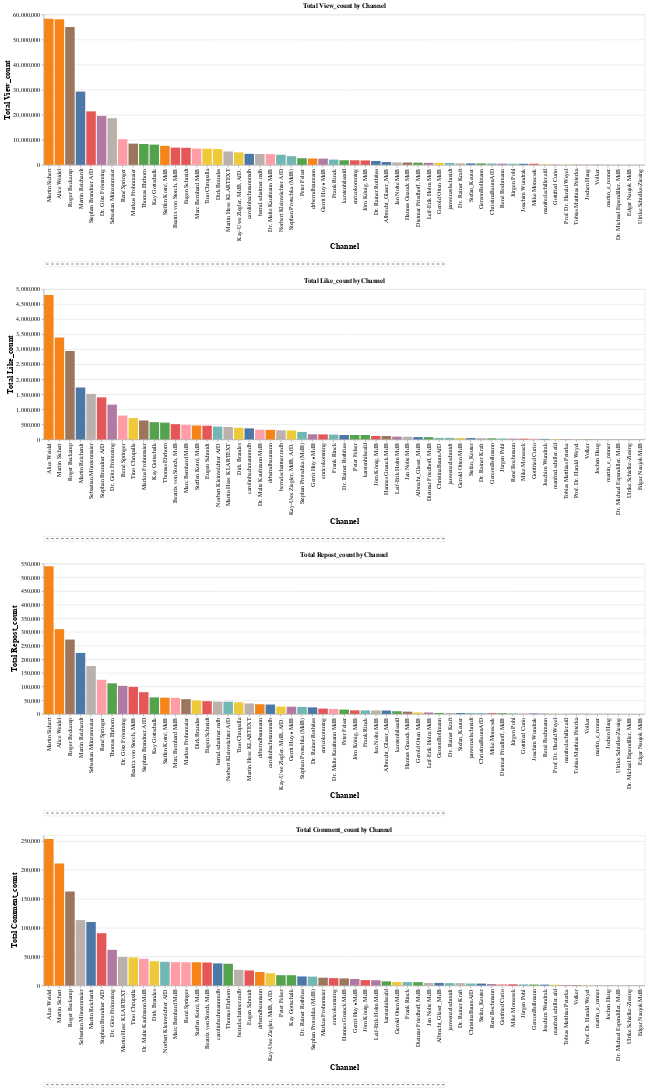

Notebook source saved alongside this figure:
### Markdown cell above
## 67 Kanäle und 10144 Videos


### How much is the fish?
#### Wer hat die meistern Likes,Kommentare,Repost oder Views ?

Das Skript vergleicht verschiedene TikTok-Kanäle anhand der Metriken "view_count", "like_count", "repost_count" und "comment_count". Es summiert die Werte jeder Metrik für jeden Kanal und erstellt für jede Metrik ein eigenes Balkendiagramm. Die Diagramme zeigen, wie die einzelnen Kanäle in Bezug auf diese Interaktionen abschneiden.

### Code cell
import altair as alt
import pandas as pd

# Summe für jede Metrik pro Channel berechnen
columns_to_plot = ["view_count", "like_count", "repost_count", "comment_count"]
aggregated_data = (
    df.groupby("channel")[columns_to_plot].sum().reset_index()
    .melt(id_vars="channel", var_name="metric", value_name="value")
)

# Interaktive Balkendiagramme erstellen
charts = []
for metric in columns_to_plot:
    chart = (
        alt.Chart(aggregated_data[aggregated_data["metric"] == metric])
        .mark_bar()
        .encode(
            x=alt.X("channel:O", title="Channel", sort="-y"),
            y=alt.Y("value:Q", title=f"Total {metric.capitalize()}"),
            color=alt.Color("channel:N", legend=None),
            tooltip=[
                alt.Tooltip("channel:N", title="Channel"),
                alt.Tooltip("value:Q", title=f"Total {metric.capitalize()}"),
            ],
        )
        .properties(
            title=f"Total {metric.capitalize()} by Channel",
            height=300,  # Höhe für besseres Layout
            width=1200    # Breite für bessere Darstellung
        )
    )
    # Trennelement: Linie unter dem Chart
    separator = (
        alt.Chart(pd.DataFrame({"y": [0]}))
        .mark_rule(strokeDash=[5, 5], size=1)
        .encode(y=alt.Y("y:Q", axis=None))
        .properties(height=10, width=800)
    )
    charts.extend([chart, separator])

# Subplots mit Trennelementen darstellen
final_chart = alt.vconcat(*charts).resolve_scale(color="independent")

# Konfiguration auf das gesamte Diagramm anwenden
final_chart = final_chart.configure_axis(
    labelFontSize=12,  # Schriftgröße der Achsenbeschriftung
    titleFontSize=16   # Schriftgröße des Achsentitels
)

final_chart

### Figure 1 — Vega-Lite specification as saved in the notebook (floating-point values rounded to 4 significant figures)
{"config": {"view": {"continuousWidth": 300, "continuousHeight": 300}, "axis": {"labelFontSize": 12, "titleFontSize": 16}}, "vconcat": [{"data": {"name": "data-c150cc529256baf28d5811c02a158a8c"}, "mark": {"type": "bar"}, "encoding": {"color": {"field": "channel", "legend": null, "type": "nominal"}, "tooltip": [{"field": "channel", "title": "Channel", "type": "nominal"}, {"field": "value", "title": "Total View_count", "type": "quantitative"}], "x": {"field": "channel", "sort": "-y", "title": "Channel", "type": "ordinal"}, "y": {"field": "value", "title": "Total View_count", "type": "quantitative"}}, "height": 300, "title": "Total View_count by Channel", "width": 1200}, {"data": {"name": "data-a0a55d106695e8d630baff0f16eee66d"}, "mark": {"type": "rule", "size": 1, "strokeDash": [5, 5]}, "encoding": {"y": {"axis": null, "field": "y", "type": "quantitative"}}, "height": 10, "width": 800}, {"data": {"name": "data-cbe44bd9bdff02d9170df78975f6b235"}, "mark": {"type": "bar"}, "encoding": {"color": {"field": "channel", "legend": null, "type": "nominal"}, "tooltip": [{"field": "channel", "title": "Channel", "type": "nominal"}, {"field": "value", "title": "Total Like_count", "type": "quantitative"}], "x": {"field": "channel", "sort": "-y", "title": "Channel", "type": "ordinal"}, "y": {"field": "value", "title": "Total Like_count", "type": "quantitative"}}, "height": 300, "title": "Total Like_count by Channel", "width": 1200}, {"data": {"name": "data-a0a55d106695e8d630baff0f16eee66d"}, "mark": {"type": "rule", "size": 1, "strokeDash": [5, 5]}, "encoding": {"y": {"axis": null, "field": "y", "type": "quantitative"}}, "height": 10, "width": 800}, {"data": {"name": "data-70dfd9cc8dcb894346267e61032fe9e0"}, "mark": {"type": "bar"}, "encoding": {"color": {"field": "channel", "legend": null, "type": "nominal"}, "tooltip": [{"field": "channel", "title": "Channel", "type": "nominal"}, {"field": "value", "title": "Total Repost_count", "type": "quantitative"}], "x": {"field": "channel", "sort": "-y", "title": "Channel", "type": "ordinal"}, "y": {"field": "value", "title": "Total Repost_count", "type": "quantitative"}}, "height": 300, "title": "Total Repost_count by Channel", "width": 1200}, {"data": {"name": "data-a0a55d106695e8d630baff0f16eee66d"}, "mark": {"type": "rule", "size": 1, "strokeDash": [5, 5]}, "encoding": {"y": {"axis": null, "field": "y", "type": "quantitative"}}, "height": 10, "width": 800}, {"data": {"name": "data-c742cb6d1a62993ac2d159e196d2f02d"}, "mark": {"type": "bar"}, "encoding": {"color": {"field": "channel", "legend": null, "type": "nominal"}, "tooltip": [{"field": "channel", "title": "Channel", "type": "nominal"}, {"field": "value", "title": "Total Comment_count", "type": "quantitative"}], "x": {"field": "channel", "sort": "-y", "title": "Channel", "type": "ordinal"}, "y": {"field": "value", "title": "Total Comment_count", "type": "quantitative"}}, "height": 300, "title": "Total Comment_count by Channel", "width": 1200}, {"data": {"name": "data-a0a55d106695e8d630baff0f16eee66d"}, "mark": {"type": "rule", "size": 1, "strokeDash": [5, 5]}, "encoding": {"y": {"axis": null, "field": "y", "type": "quantitative"}}, "height": 10, "width": 800}], "resolve": {"scale": {"color": "independent"}}, "$schema": "https://vega.github.io/schema/vega-lite/v5.17.0.json", "datasets": {"data-c150cc529256baf28d5811c02a158a8c": [{"channel": "Albrecht_Glaser_MdB", "metric": "view_count", "value": 1107390}, {"channel": "Alice Weidel", "metric": "view_count", "value": 58108800}, {"channel": "Beatrix von Storch, MdB", "metric": "view_count", "value": 6874641}, {"channel": "ChristinaBaumAfD", "metric": "view_count", "value": 535235}, {"channel": "Dietmar Friedhoff, MdB", "metric": "view_count", "value": 872898}, {"channel": "Dirk Brandes", "metric": "view_count", "value": 6324023}, {"channel": "Dr. Götz Frömming", "metric": "view_count", "value": 19545305}, {"channel": "Dr. Malte Kaufmann MdB", "metric": "view_count", "value": 4278434}, {"channel": "Dr. Michael Espendiller, MdB", "metric": "view_count", "value": 5595}, {"channel": "Dr. Rainer Kraft", "metric": "view_count", "value": 598998}, {"channel": "Dr. Rainer Rothfuss", "metric": "view_count", "value": 1550060}, {"channel": "Edgar Naujok MdB", "metric": "view_count", "value": 2553}, {"channel": "Eugen Schmidt", "metric": "view_count", "value": 6795891}, {"channel": "Frank Rinck", "metric": "view_count", "value": 2090311}, {"channel": "GereonBollmann", "metric": "view_count", "value": 558891}, {"channel": "Gerold Otten MdB", "metric": "view_count", "value": 798896}, {"channel": "Gerrit Huy ▪︎ MdB", "metric": "view_count", "value": 2469541}, {"channel": "Gottfried Curio", "metric": "view_count", "value": 207724}, {"channel": "Hannes Gnauck MdB", "metric": "view_count", "value": 932526}, {"channel": "Jan Nolte MdB", "metric": "view_count", "value": 962407}, {"channel": "Joachim Wundrak", "metric": "view_count", "value": 435061}, {"channel": "Jochen Haug", "metric": "view_count", "value": 69915}, {"channel": "Jörn König, MdB", "metric": "view_count", "value": 1756712}, {"channel": "Jürgen Pohl", "metric": "view_count", "value": 446769}, {"channel": "Kay Gottschalk", "metric": "view_count", "value": 8077936}, {"channel": "Kay-Uwe Ziegler, MdB, AfD.", "metric": "view_count", "value": 4969984}, {"channel": "Leif-Erik Holm MdB", "metric": "view_count", "value": 801785}, {"channel": "Marc Bernhard MdB", "metric": "view_count", "value": 6466308}, {"channel": "Markus Frohnmaier", "metric": "view_count", "value": 8468137}, {"channel": "Martin Hess: KLARTEXT", "metric": "view_count", "value": 5335239}, {"channel": "Martin Reichardt", "metric": "view_count", "value": 29244044}, {"channel": "Martin Sichert", "metric": "view_count", "value": 58280784}, {"channel": "Mike Monscsek", "metric": "view_count", "value": 434322}, {"channel": "Norbert Kleinwächter AfD", "metric": "view_count", "value": 4028488}, {"channel": "Peter Felser", "metric": "view_count", "value": 2634855}, {"channel": "Prof. Dr. Harald Weyel", "metric": "view_count", "value": 110968}, {"channel": "René Bochmann", "metric": "view_count", "value": 477543}, {"channel": "René Springer", "metric": "view_count", "value": 10193249}, {"channel": "Roger Beckamp", "metric": "view_count", "value": 55011646}, {"channel": "Sebastian Münzenmaier", "metric": "view_count", "value": 18639602}, {"channel": "Stefan_Keuter", "metric": "view_count", "value": 571940}, {"channel": "Steffen Kotré, MdB", "metric": "view_count", "value": 7584650}, {"channel": "Stephan Brandner AfD", "metric": "view_count", "value": 21343926}, {"channel": "Stephan Protschka (MdB)", "metric": "view_count", "value": 3451248}, {"channel": "Thomas Ehrhorn", "metric": "view_count", "value": 8323484}, {"channel": "Tino Chrupalla", "metric": "view_count", "value": 6443352}, {"channel": "Tobias Matthias Peterka", "metric": "view_count", "value": 95237}, {"channel": "Ulrike Schielke-Ziesing", "metric": "view_count", "value": 2223}, {"channel": "Volker", "metric": "view_count", "value": 65010}, {"channel": "bernd.schattner.mdb", "metric": "view_count", "value": 4329751}, {"channel": "carolinbachmannmdb", "metric": "view_count", "value": 4388621}, {"channel": "drberndbaumann", "metric": "view_count", "value": 2531659}, {"channel": "enricokomning", "metric": "view_count", "value": 1808251}, {"channel": "janwenzelschmidt", "metric": "view_count", "value": 760105}, {"channel": "karstenhilseafd", "metric": "view_count", "value": 1822847}, {"channel": "manfred.schiller.afd", "metric": "view_count", "value": 214371}, {"channel": "martin_e_renner", "metric": "view_count", "value": 22711}], "data-a0a55d106695e8d630baff0f16eee66d": [{"y": 0}], "data-cbe44bd9bdff02d9170df78975f6b235": [{"channel": "Albrecht_Glaser_MdB", "metric": "like_count", "value": 74213}, {"channel": "Alice Weidel", "metric": "like_count", "value": 4800462}, {"channel": "Beatrix von Storch, MdB", "metric": "like_count", "value": 505391}, {"channel": "ChristinaBaumAfD", "metric": "like_count", "value": 49369}, {"channel": "Dietmar Friedhoff, MdB", "metric": "like_count", "value": 73613}, {"channel": "Dirk Brandes", "metric": "like_count", "value": 386819}, {"channel": "Dr. Götz Frömming", "metric": "like_count", "value": 1155361}, {"channel": "Dr. Malte Kaufmann MdB", "metric": "like_count", "value": 322800}, {"channel": "Dr. Michael Espendiller, MdB", "metric": "like_count", "value": 781}, {"channel": "Dr. Rainer Kraft", "metric": "like_count", "value": 41952}, {"channel": "Dr. Rainer Rothfuss", "metric": "like_count", "value": 146127}, {"channel": "Edgar Naujok MdB", "metric": "like_count", "value": 128}, {"channel": "Eugen Schmidt", "metric": "like_count", "value": 455382}, {"channel": "Frank Rinck", "metric": "like_count", "value": 160558}, {"channel": "GereonBollmann", "metric": "like_count", "value": 34763}, {"channel": "Gerold Otten MdB", "metric": "like_count", "value": 48428}, {"channel": "Gerrit Huy ▪︎ MdB", "metric": "like_count", "value": 168878}, {"channel": "Gottfried Curio", "metric": "like_count", "value": 22632}, {"channel": "Hannes Gnauck MdB", "metric": "like_count", "value": 111486}, {"channel": "Jan Nolte MdB", "metric": "like_count", "value": 86603}, {"channel": "Joachim Wundrak", "metric": "like_count", "value": 16626}, {"channel": "Jochen Haug", "metric": "like_count", "value": 3878}, {"channel": "Jörn König, MdB", "metric": "like_count", "value": 112366}, {"channel": "Jürgen Pohl", "metric": "like_count", "value": 30823}, {"channel": "Kay Gottschalk", "metric": "like_count", "value": 573207}, {"channel": "Kay-Uwe Ziegler, MdB, AfD.", "metric": "like_count", "value": 297464}, {"channel": "Leif-Erik Holm MdB", "metric": "like_count", "value": 92299}, {"channel": "Marc Bernhard MdB", "metric": "like_count", "value": 483254}, {"channel": "Markus Frohnmaier", "metric": "like_count", "value": 629126}, {"channel": "Martin Hess: KLARTEXT", "metric": "like_count", "value": 411591}, {"channel": "Martin Reichardt", "metric": "like_count", "value": 1725965}, {"channel": "Martin Sichert", "metric": "like_count", "value": 3388790}, {"channel": "Mike Monscsek", "metric": "like_count", "value": 24130}, {"channel": "Norbert Kleinwächter AfD", "metric": "like_count", "value": 425797}, {"channel": "Peter Felser", "metric": "like_count", "value": 145521}, {"channel": "Prof. Dr. Harald Weyel", "metric": "like_count", "value": 7088}, {"channel": "René Bochmann", "metric": "like_count", "value": 24531}, {"channel": "René Springer", "metric": "like_count", "value": 792953}, {"channel": "Roger Beckamp", "metric": "like_count", "value": 2937537}, {"channel": "Sebastian Münzenmaier", "metric": "like_count", "value": 1513161}, {"channel": "Stefan_Keuter", "metric": "like_count", "value": 43139}, {"channel": "Steffen Kotré, MdB", "metric": "like_count", "value": 462075}, {"channel": "Stephan Brandner AfD", "metric": "like_count", "value": 1398215}, {"channel": "Stephan Protschka (MdB)", "metric": "like_count", "value": 248431}, {"channel": "Thomas Ehrhorn", "metric": "like_count", "value": 558054}, {"channel": "Tino Chrupalla", "metric": "like_count", "value": 709651}, {"channel": "Tobias Matthias Peterka", "metric": "like_count", "value": 9620}, {"channel": "Ulrike Schielke-Ziesing", "metric": "like_count", "value": 247}, {"channel": "Volker", "metric": "like_count", "value": 7084}, {"channel": "bernd.schattner.mdb", "metric": "like_count", "value": 300857}, {"channel": "carolinbachmannmdb", "metric": "like_count", "value": 366232}, {"channel": "drberndbaumann", "metric": "like_count", "value": 315764}, {"channel": "enricokomning", "metric": "like_count", "value": 165277}, {"channel": "janwenzelschmidt", "metric": "like_count", "value": 48996}, {"channel": "karstenhilseafd", "metric": "like_count", "value": 144795}, {"channel": "manfred.schiller.afd", "metric": "like_count", "value": 10790}, {"channel": "martin_e_renner", "metric": "like_count", "value": 1976}], "data-70dfd9cc8dcb894346267e61032fe9e0": [{"channel": "Albrecht_Glaser_MdB", "metric": "repost_count", "value": 12462}, {"channel": "Alice Weidel", "metric": "repost_count", "value": 310138}, {"channel": "Beatrix von Storch, MdB", "metric": "repost_count", "value": 98923}, {"channel": "ChristinaBaumAfD", "metric": "repost_count", "value": 3030}, {"channel": "Dietmar Friedhoff, MdB", "metric": "repost_count", "value": 2632}, {"channel": "Dirk Brandes", "metric": "repost_count", "value": 48941}, {"channel": "Dr. Götz Frömming", "metric": "repost_count", "value": 102712}, {"channel": "Dr. Malte Kaufmann MdB", "metric": "repost_count", "value": 18246}, {"channel": "Dr. Michael Espendiller, MdB", "metric": "repost_count", "value": 13}, {"channel": "Dr. Rainer Kraft", "metric": "repost_count", "value": 3643}, {"channel": "Dr. Rainer Rothfuss", "metric": "repost_count", "value": 24026}, {"channel": "Edgar Naujok MdB", "metric": "repost_count", "value": 6}, {"channel": "Eugen Schmidt", "metric": "repost_count", "value": 46582}, {"channel": "Frank Rinck", "metric": "repost_count", "value": 13107}, {"channel": "GereonBollmann", "metric": "repost_count", "value": 3695}, {"channel": "Gerold Otten MdB", "metric": "repost_count", "value": 5383}, {"channel": "Gerrit Huy ▪︎ MdB", "metric": "repost_count", "value": 26448}, {"channel": "Gottfried Curio", "metric": "repost_count", "value": 1848}, {"channel": "Hannes Gnauck MdB", "metric": "repost_count", "value": 8339}, {"channel": "Jan Nolte MdB", "metric": "repost_count", "value": 12747}, {"channel": "Joachim Wundrak", "metric": "repost_count", "value": 1821}, {"channel": "Jochen Haug", "metric": "repost_count", "value": 258}, {"channel": "Jörn König, MdB", "metric": "repost_count", "value": 13174}, {"channel": "Jürgen Pohl", "metric": "repost_count", "value": 2027}, {"channel": "Kay Gottschalk", "metric": "repost_count", "value": 60559}, {"channel": "Kay-Uwe Ziegler, MdB, AfD.", "metric": "repost_count", "value": 26711}, {"channel": "Leif-Erik Holm MdB", "metric": "repost_count", "value": 5259}, {"channel": "Marc Bernhard MdB", "metric": "repost_count", "value": 59027}, {"channel": "Markus Frohnmaier", "metric": "repost_count", "value": 54007}, {"channel": "Martin Hess: KLARTEXT", "metric": "repost_count", "value": 38350}, {"channel": "Martin Reichardt", "metric": "repost_count", "value": 223155}, {"channel": "Martin Sichert", "metric": "repost_count", "value": 540423}, {"channel": "Mike Monscsek", "metric": "repost_count", "value": 2675}, {"channel": "Norbert Kleinwächter AfD", "metric": "repost_count", "value": 44654}, {"channel": "Peter Felser", "metric": "repost_count", "value": 15922}, {"channel": "Prof. Dr. Harald Weyel", "metric": "repost_count", "value": 703}, {"channel": "René Bochmann", "metric": "repost_count", "value": 1274}, {"channel": "René Springer", "metric": "repost_count", "value": 124912}, {"channel": "Roger Beckamp", "metric": "repost_count", "value": 272195}, {"channel": "Sebastian Münzenmaier", "metric": "repost_count", "value": 175247}, {"channel": "Stefan_Keuter", "metric": "repost_count", "value": 3343}, {"channel": "Steffen Kotré, MdB", "metric": "repost_count", "value": 59571}, {"channel": "Stephan Brandner AfD", "metric": "repost_count", "value": 79534}, {"channel": "Stephan Protschka (MdB)", "metric": "repost_count", "value": 25790}, {"channel": "Thomas Ehrhorn", "metric": "repost_count", "value": 111904}, {"channel": "Tino Chrupalla", "metric": "repost_count", "value": 42655}, {"channel": "Tobias Matthias Peterka", "metric": "repost_count", "value": 534}, {"channel": "Ulrike Schielke-Ziesing", "metric": "repost_count", "value": 82}, {"channel": "Volker", "metric": "repost_count", "value": 436}, {"channel": "bernd.schattner.mdb", "metric": "repost_count", "value": 44978}, {"channel": "carolinbachmannmdb", "metric": "repost_count", "value": 34490}, {"channel": "drberndbaumann", "metric": "repost_count", "value": 35503}, {"channel": "enricokomning", "metric": "repost_count", "value": 19555}, {"channel": "janwenzelschmidt", "metric": "repost_count", "value": 3201}, {"channel": "karstenhilseafd", "metric": "repost_count", "value": 9936}, {"channel": "manfred.schiller.afd", "metric": "repost_count", "value": 629}, {"channel": "martin_e_renner", "metric": "repost_count", "value": 326}], "data-c742cb6d1a62993ac2d159e196d2f02d": [{"channel": "Albrecht_Glaser_MdB", "metric": "comment_count", "value": 4384}, {"channel": "Alice Weidel", "metric": "comment_count", "value": 253234}, {"channel": "Beatrix von Storch, MdB", "metric": "comment_count", "value": 39739}, {"channel": "ChristinaBaumAfD", "metric": "comment_count", "value": 3405}, {"channel": "Dietmar Friedhoff, MdB", "metric": "comment_count", "value": 5686}, {"channel": "Dirk Brandes", "metric": "comment_count", "value": 41933}, {"channel": "Dr. Götz Frömming", "metric": "comment_count", "value": 61631}, {"channel": "Dr. Malte Kaufmann MdB", "metric": "comment_count", "value": 46159}, {"channel": "Dr. Michael Espendiller, MdB", "metric": "comment_count", "value": 50}, {"channel": "Dr. Rainer Kraft", "metric": "comment_count", "value": 4008}, {"channel": "Dr. Rainer Rothfuss", "metric": "comment_count", "value": 15626}, {"channel": "Edgar Naujok MdB", "metric": "comment_count", "value": 5}, {"channel": "Eugen Schmidt", "metric": "comment_count", "value": 25982}, {"channel": "Frank Rinck", "metric": "comment_count", "value": 5892}, {"channel": "GereonBollmann", "metric": "comment_count", "value": 1561}, {"channel": "Gerold Otten MdB", "metric": "comment_count", "value": 5954}, {"channel": "Gerrit Huy ▪︎ MdB", "metric": "comment_count", "value": 11291}, {"channel": "Gottfried Curio", "metric": "comment_count", "value": 2399}, {"channel": "Hannes Gnauck MdB", "metric": "comment_count", "value": 12282}, {"channel": "Jan Nolte MdB", "metric": "comment_count", "value": 4399}, {"channel": "Joachim Wundrak", "metric": "comment_count", "value": 1504}, {"channel": "Jochen Haug", "metric": "comment_count", "value": 112}, {"channel": "Jörn König, MdB", "metric": "comment_count", "value": 9289}, {"channel": "Jürgen Pohl", "metric": "comment_count", "value": 1814}, {"channel": "Kay Gottschalk", "metric": "comment_count", "value": 17728}, {"channel": "Kay-Uwe Ziegler, MdB, AfD.", "metric": "comment_count", "value": 21265}, {"channel": "Leif-Erik Holm MdB", "metric": "comment_count", "value": 9106}, {"channel": "Marc Bernhard MdB", "metric": "comment_count", "value": 40324}, {"channel": "Markus Frohnmaier", "metric": "comment_count", "value": 13428}, {"channel": "Martin Hess: KLARTEXT", "metric": "comment_count", "value": 49184}, {"channel": "Martin Reichardt", "metric": "comment_count", "value": 109763}, {"channel": "Martin Sichert", "metric": "comment_count", "value": 210925}, {"channel": "Mike Monscsek", "metric": "comment_count", "value": 2074}, {"channel": "Norbert Kleinwächter AfD", "metric": "comment_count", "value": 40938}, {"channel": "Peter Felser", "metric": "comment_count", "value": 17753}, {"channel": "Prof. Dr. Harald Weyel", "metric": "comment_count", "value": 513}, {"channel": "René Bochmann", "metric": "comment_count", "value": 2418}, {"channel": "René Springer", "metric": "comment_count", "value": 40140}, {"channel": "Roger Beckamp", "metric": "comment_count", "value": 162399}, {"channel": "Sebastian Münzenmaier", "metric": "comment_count", "value": 113058}, {"channel": "Stefan_Keuter", "metric": "comment_count", "value": 3291}, {"channel": "Steffen Kotré, MdB", "metric": "comment_count", "value": 40115}, {"channel": "Stephan Brandner AfD", "metric": "comment_count", "value": 90401}, {"channel": "Stephan Protschka (MdB)", "metric": "comment_count", "value": 15342}, {"channel": "Thomas Ehrhorn", "metric": "comment_count", "value": 37570}, {"channel": "Tino Chrupalla", "metric": "comment_count", "value": 48480}, {"channel": "Tobias Matthias Peterka", "metric": "comment_count", "value": 877}, {"channel": "Ulrike Schielke-Ziesing", "metric": "comment_count", "value": 43}, {"channel": "Volker", "metric": "comment_count", "value": 684}, {"channel": "bernd.schattner.mdb", "metric": "comment_count", "value": 27158}, {"channel": "carolinbachmannmdb", "metric": "comment_count", "value": 38259}, {"channel": "drberndbaumann", "metric": "comment_count", "value": 23348}, {"channel": "enricokomning", "metric": "comment_count", "value": 12745}, {"channel": "janwenzelschmidt", "metric": "comment_count", "value": 4133}, {"channel": "karstenhilseafd", "metric": "comment_count", "value": 7098}, {"channel": "manfred.schiller.afd", "metric": "comment_count", "value": 1223}, {"channel": "martin_e_renner", "metric": "comment_count", "value": 152}]}}
